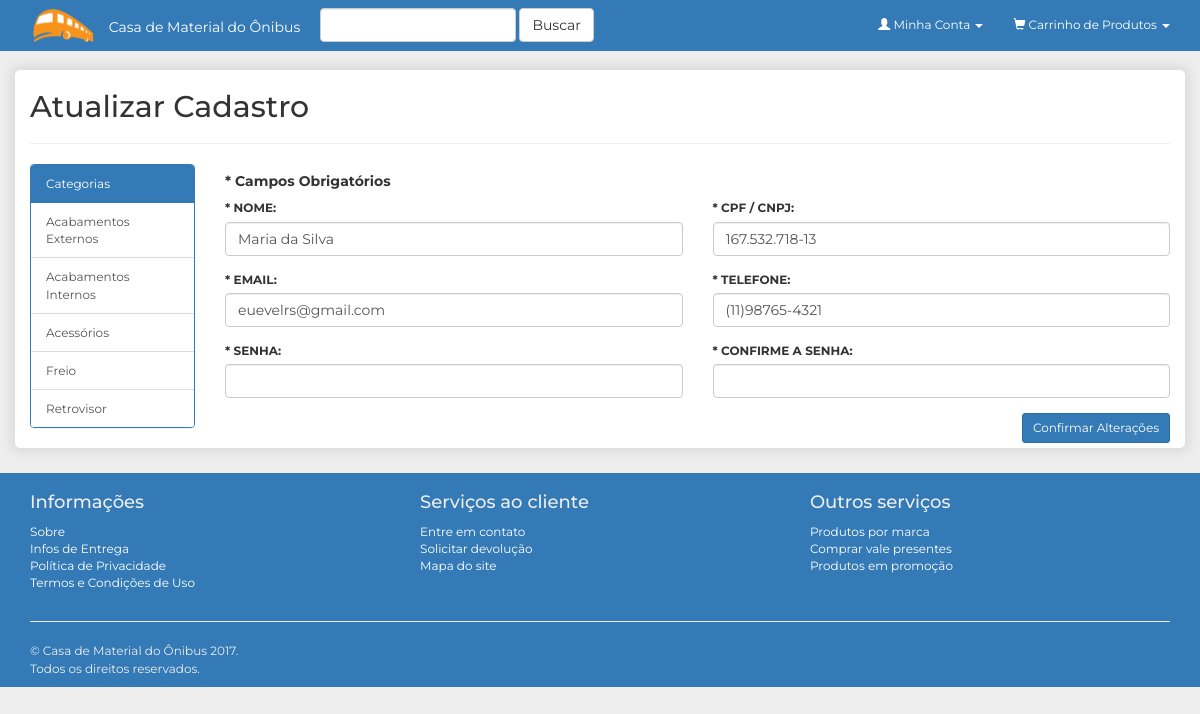
The page /loja-virtual/admin/view/usuarios/index.php?id=1 on the database its author committed.
### tables this page shows
CREATE TABLE `categoria` (
  `id_categoria` int(11) NOT NULL AUTO_INCREMENT,
  `ativo` bit(1) DEFAULT NULL,
  `nome` varchar(50) NOT NULL,
  PRIMARY KEY (`id_categoria`)
);

CREATE TABLE `cliente` (
  `id_cliente` int(11) NOT NULL AUTO_INCREMENT,
  `ativo` bit(1) DEFAULT NULL,
  `cpf` varchar(20) NOT NULL,
  `email` varchar(50) DEFAULT NULL,
  `nome` varchar(50) NOT NULL,
  `senha` varchar(100) DEFAULT NULL,
  `tipo` int(11) NOT NULL,
  PRIMARY KEY (`id_cliente`)
);

CREATE TABLE `tel_cliente` (
  `idTelCliente` int(11) NOT NULL AUTO_INCREMENT,
  `complemento` varchar(20) DEFAULT NULL,
  `numero` varchar(15) NOT NULL,
  `tipo` varchar(15) NOT NULL,
  `idCliente` int(11) DEFAULT NULL,
  PRIMARY KEY (`idTelCliente`),
  KEY `FK_nxmc2nmy02racdws30a1csiea` (`idCliente`),
  CONSTRAINT `FK_nxmc2nmy02racdws30a1csiea` FOREIGN KEY (`idCliente`) REFERENCES `cliente` (`id_cliente`)
);

### loja-virtual/config.php (called while the page is built, shortened)
<?php
$rootPath = realpath($_SERVER["DOCUMENT_ROOT"]);
if ($_SERVER["SERVER_NAME"] == "localhost") {
	$rootPath.= "/loja-virtual/";
}

### loja-virtual/model/BD/Conexao.php (called while the page is built, shortened)
<?php
class Conexao {
	protected $conn;
	protected $driver = null;
	private $config = array();
	protected function conectar($user){
		try {
			switch ($this->driver) {
				case 'mysql':
					$this->conn = mysqli_connect(
						$this->config[$user]["host"], $this->config[$user]["usuario"], $this->config[$user]["senha"], $this->config[$user]["database"]
					);
				break;
			}
			return $this->conn;
		} catch (Exception $e) {
			die( "Connection Error #1: ".$e->getMessage() );
		}
	}
	protected function setDriver($driver){
		$this->driver = $driver;
	}
	private function setConfig($user){
		$this->config["localhostMYSQL"] = array(
			"host" 		=> "localhost",
			"database" 	=> "ope",
			"usuario" 	=> "root",
			"senha" 	=> ""
		);
		$this->config["localhostORACLE"] = array(
			"host" 		=> "127.0.0.1",
			"usuario" 	=> "root",
			"senha" 	=> "",
			"port" 		=> "1521",
			"sid" 		=> "XE"
		);
		return $this->config;
	}
}

### loja-virtual/controller/ConfiguracaoSistema.php (called while the page is built, shortened)
<?php
class ConfiguracaoSistema {
	private $model;
	function __construct(){
		$this->model = new ConfiguracaoSistemaModel();
	}
	public function listarMenuLateral(){
		return $this->model->listarMenuLateral();
	}
}

### loja-virtual/model/ConfiguracaoSistemaModel.php (called while the page is built)
<?php
require_once 'BD/MYSQL.php';
class ConfiguracaoSistemaModel {
	private $bd;
	function __construct(){
		$this->bd = new MYSQL("localhostMYSQL");
	}
	public function listarMenuLateral(){
		return $this->bd->buscar("categoria", array("ativo = " => 1), "", "", "", "nome asc");
	}
}

### loja-virtual/model/BD/MYSQL.php (called while the page is built, shortened)
<?php
require_once "Conexao.php";
class MYSQL extends Conexao {
	public function buscar($tabela, $condicao = array(), $campos = array(), $inner = array(), $group = '', $order = '', $inicio = '', $final = ''){
		$sql = "SELECT ";
		if ( count($campos) > 0 && !empty($campos[0]) ) {
			foreach ($campos as $k => $campo) {
				if ( $k > 0 ) {
					$sql .= ", ".$campo;
				} else {
					$sql .= $campo;
				}
			}
		} else {
			$sql .= " * ";
		}
		$sql .= " FROM ".$tabela." ";
		if ( count($condicao) > 0 ) {
			$sql .= " WHERE ";
			$cond = array();
			foreach ($condicao as $campo => $valor) {
				$cond[] = $campo." \"".$valor."\"";
			}
			$sql .= implode(" AND ", $cond);
		}
		if ( !empty($order) ) {
			$sql .= " ORDER BY ".$order;
		}
		return $this->query( $sql );
	}
	public function query($sql){
		if (!empty($sql)) {
			mysqli_autocommit($this->conn, FALSE);
			$dados = mysqli_query($this->conn, $sql);
			$retorno = "";
			if ($dados) {
				preg_match("/^\w*\s/i", $sql, $matches);
				$retornoRegex = trim($matches[0]);
				if ($retornoRegex == "SELECT") {
					if (mysqli_num_rows($dados) > 0) {
						$retorno = array();
						while ( $row = mysqli_fetch_assoc($dados) ) {
							$retorno[] = $row;
						}
					}
					return $retorno;
				} elseif ($retornoRegex == "INSERT") {
					$retorno = mysqli_insert_id($this->conn);
				} else {
					$retorno = mysqli_affected_rows($this->conn);
				}
				mysqli_commit($this->conn);
				return $retorno;
			}
		}
	}
}

### loja-virtual/model/UsuarioModel.php (called while the page is built, shortened)
<?php
require_once 'BD/MYSQL.php';
class UsuarioModel {
	private $bd;
	function __construct(){
		$this->bd = new MYSQL("localhostMYSQL");
	}
	public function listarId($id){
		return $this->bd->query(
			"SELECT C.*, TC.*
			FROM cliente AS C
			LEFT JOIN tel_cliente AS TC ON TC.idCliente = C.id_cliente
			WHERE C.id_cliente = {$id}"
		);
	}
}

### loja-virtual/controller/Usuario.php (called while the page is built, shortened)
<?php
class Usuario {
	private $model;
	private $utils;
	function __construct(){
		$this->model = new UsuarioModel();
		$this->utils = new Utils();
	}
	public function listarId($id){
		return $this->model->listarId(
			$this->utils->validarDados($id)
		);
	}
}

### loja-virtual/admin/view/usuarios/index.php (the view, shortened to what this page needs)
<?php
	require "../../../config.php";
	include "../../../incs/cabecalho.php";
	include "../../../incs/menu_superior.php";
	$dados = array(
		0 => array(
			"id" 	=> "",
			"nome" 	=> "",
			"email" => "",
			"cpf" => "",
			"numero" => ""
		)
	);
	$btnAcao = "Cadastrar";
	$tituloPagina = "Novo Cadastro";
	if (isset($_GET["id"]) && !empty($_GET["id"])) {
		$usuarios = new Usuario();
		$dados = $usuarios->listarId($_GET["id"]);
		$btnAcao = "Confirmar Alterações";
		$tituloPagina = "Atualizar Cadastro";
	}
?>
<div class="row">
	<div class="col-lg-12 col-md-12 col-sm-12 col-xs-12">
		<h2><?=$tituloPagina;?></h2><hr/>
	</div>
	<?php include "../../../incs/menu_lateral.php"; ?>
	<div class="col-lg-10 col-md-9 col-sm-9 col-xs-12">
		<h5 class="bold">* Campos Obrigatórios</h5>
		<form action="<?=BASE_URL;?>acoes/rota.php" method="POST">
			<div class="row form-group">
				<div class="col-lg-6 col-md-6 col-sm-6 col-xs-6">
					<label for="nome">* NOME: </label>
					<input type="text" name="nome" id="nome" class="form-control obrigatorio" value="<?=$dados[0]["nome"];?>" />
				</div>
				<div class="col-lg-6 col-md-6 col-sm-6 col-xs-6">
					<label for="cpfCnpj">* CPF / CNPJ: </label>
					<input type="text" name="cpfCnpj" id="cpfCnpj" class="form-control obrigatorio cpfCnpj" value="<?=$dados[0]["cpf"];?>" />
				</div>
			</div>
			<div class="row form-group">
				<div class="col-lg-6 col-md-6 col-sm-6 col-xs-6">
					<label for="email">* EMAIL: </label>
					<input type="text" name="email" id="email" class="form-control obrigatorio" value="<?=$dados[0]["email"];?>" />
				</div>
				<div class="col-lg-6 col-md-6 col-sm-6 col-xs-6">
					<label for="telefone">* TELEFONE: </label>
					<input type="text" name="telefone" id="telefone" class="form-control obrigatorio tel" value="<?=$dados[0]["numero"];?>" />
				</div>
			</div>
			<div class="row form-group">
				<div class="col-lg-6 col-md-6 col-sm-6 col-xs-6">
					<label for="senha">* SENHA: </label>
					<input type="password" name="senha" id="senha" class="form-control obrigatorio" />
				</div>
				<div class="col-lg-6 col-md-6 col-sm-6 col-xs-6">
					<label for="confirmacaoSenha">* CONFIRME A SENHA: </label>
					<input type="password" name="confirmacaoSenha" id="confirmacaoSenha" class="form-control obrigatorio" />
				</div>
			</div>
			<div class="row">
				<div class="col-lg-12 col-md-12 col-sm-12 col-xs-12">
					<input type="submit" class="btn btn-primary btn-sm pull-right" value="<?=$btnAcao;?>" />
				</div>
			</div>
		</form>
	</div>
</div>
<?php include "../../../incs/rodape.php"; ?>

### loja-virtual/incs/menu_lateral.php
<?php
	$menu = new ConfiguracaoSistema();
	$menuItens = $menu->listarMenuLateral();
?>
<div class="col-lg-2 col-md-3 col-sm-3 col-xs-12">
	<div class="panel panel-primary">
		<div class="panel-heading">Categorias</div>
		<div class="list-group">
			<?php if(!empty($menuItens)): ?>
				<?php foreach ($menuItens as $key => $value): ?>
					<a href="<?=BASE_URL;?>view/categorias/index.php?categoria=<?=$value["id_categoria"];?>" class="list-group-item">
						<?=ucwords(strtolower($value["nome"]));?>
					</a>
				<?php endforeach; ?>
			<?php else: ?>
				Sem categorias cadastradas
			<?php endif; ?>
		</div>
	</div>
</div>

### loja-virtual/css/main.css (style rules this page uses)
html, body { padding: 0; margin: 0; border: none; font-family: 'Montserrat', 'Trebuchet MS', sans-serif; font-size: 12px; }
body { padding-top: 70px; }
.bold { font-weight: bold; }
body { background-color: #eeeeee; }

### rows shown on the page
categoria: nome "Acabamentos Externos"
categoria: nome "Acabamentos Internos"
categoria: nome "Acessórios"
categoria: nome "Freio"
categoria: nome "Retrovisor"
cliente: nome "Maria da Silva", cpfCnpj "167.532.718-13", email "euevelrs@gmail.com"
tel_cliente: telefone "(11)98765-4321"

### other values the page prints
$tituloPagina "Atualizar Cadastro"
